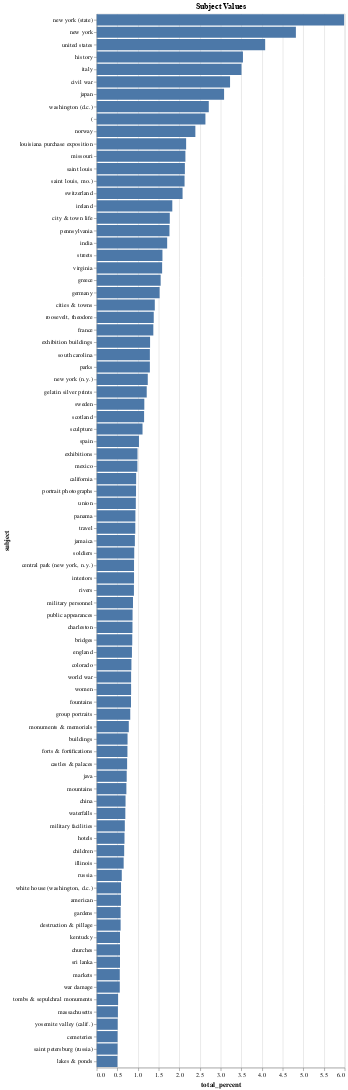

Notebook code cell kept with this figure:
### Code cell
alt.data_transformers.disable_max_rows()
alt.Chart(subject_values[(subject_values.total_percent < 9) & (subject_values.total_percent > 0.5)]).mark_bar().encode(
    y=alt.Y('subject', sort='-x'),
    x='total_percent'
).properties(
    title='Subject Values'
)

### Figure 1 — Vega-Lite specification as saved in the notebook (floating-point values rounded to 4 significant figures)
{"config": {"view": {"continuousWidth": 400, "continuousHeight": 300}}, "data": {"name": "data-fdde3a667ef262adb32da695742732f8"}, "mark": "bar", "encoding": {"x": {"field": "total_percent", "type": "quantitative"}, "y": {"field": "subject", "sort": "-x", "type": "nominal"}}, "title": "Subject Values", "$schema": "https://vega.github.io/schema/vega-lite/v4.17.0.json", "datasets": {"data-fdde3a667ef262adb32da695742732f8": [{"subject": "new york (state)", "counts": 2360, "total_percent": 5.985}, {"subject": "new york", "counts": 1900, "total_percent": 4.819}, {"subject": "united states", "counts": 1607, "total_percent": 4.075}, {"subject": "history", "counts": 1395, "total_percent": 3.538}, {"subject": "italy", "counts": 1381, "total_percent": 3.502}, {"subject": "civil war", "counts": 1272, "total_percent": 3.226}, {"subject": "japan", "counts": 1215, "total_percent": 3.081}, {"subject": "washington (d.c.)", "counts": 1069, "total_percent": 2.711}, {"subject": "(", "counts": 1037, "total_percent": 2.63}, {"subject": "norway", "counts": 941, "total_percent": 2.386}, {"subject": "louisiana purchase exposition", "counts": 853, "total_percent": 2.163}, {"subject": "missouri", "counts": 846, "total_percent": 2.146}, {"subject": "saint louis", "counts": 841, "total_percent": 2.133}, {"subject": "saint louis, mo.)", "counts": 838, "total_percent": 2.125}, {"subject": "switzerland", "counts": 819, "total_percent": 2.077}, {"subject": "ireland", "counts": 721, "total_percent": 1.829}, {"subject": "city & town life", "counts": 697, "total_percent": 1.768}, {"subject": "pennsylvania", "counts": 694, "total_percent": 1.76}, {"subject": "india", "counts": 672, "total_percent": 1.704}, {"subject": "streets", "counts": 627, "total_percent": 1.59}, {"subject": "virginia", "counts": 624, "total_percent": 1.583}, {"subject": "greece", "counts": 610, "total_percent": 1.547}, {"subject": "germany", "counts": 600, "total_percent": 1.522}, {"subject": "cities & towns", "counts": 554, "total_percent": 1.405}, {"subject": "roosevelt, theodore", "counts": 544, "total_percent": 1.38}, {"subject": "france", "counts": 540, "total_percent": 1.369}, {"subject": "exhibition buildings", "counts": 509, "total_percent": 1.291}, {"subject": "south carolina", "counts": 507, "total_percent": 1.286}, {"subject": "parks", "counts": 507, "total_percent": 1.286}, {"subject": "new york (n.y.)", "counts": 487, "total_percent": 1.235}, {"subject": "gelatin silver prints", "counts": 477, "total_percent": 1.21}, {"subject": "sweden", "counts": 454, "total_percent": 1.151}, {"subject": "scotland", "counts": 452, "total_percent": 1.146}, {"subject": "sculpture", "counts": 437, "total_percent": 1.108}, {"subject": "spain", "counts": 403, "total_percent": 1.022}, {"subject": "exhibitions", "counts": 389, "total_percent": 0.9865}, {"subject": "mexico", "counts": 388, "total_percent": 0.984}, {"subject": "california", "counts": 376, "total_percent": 0.9536}, {"subject": "portrait photographs", "counts": 375, "total_percent": 0.951}, {"subject": "union", "counts": 373, "total_percent": 0.946}, {"subject": "panama", "counts": 369, "total_percent": 0.9358}, {"subject": "travel", "counts": 368, "total_percent": 0.9333}, {"subject": "jamaica", "counts": 364, "total_percent": 0.9231}, {"subject": "soldiers", "counts": 358, "total_percent": 0.9079}, {"subject": "central park (new york, n.y.)", "counts": 356, "total_percent": 0.9028}, {"subject": "interiors", "counts": 356, "total_percent": 0.9028}, {"subject": "rivers", "counts": 355, "total_percent": 0.9003}, {"subject": "military personnel", "counts": 346, "total_percent": 0.8775}, {"subject": "public appearances", "counts": 342, "total_percent": 0.8673}, {"subject": "charleston", "counts": 341, "total_percent": 0.8648}, {"subject": "bridges", "counts": 339, "total_percent": 0.8597}, {"subject": "england", "counts": 336, "total_percent": 0.8521}, {"subject": "colorado", "counts": 331, "total_percent": 0.8394}, {"subject": "world war", "counts": 328, "total_percent": 0.8318}, {"subject": "women", "counts": 328, "total_percent": 0.8318}, {"subject": "fountains", "counts": 327, "total_percent": 0.8293}, {"subject": "group portraits", "counts": 320, "total_percent": 0.8115}, {"subject": "monuments & memorials", "counts": 306, "total_percent": 0.776}, {"subject": "buildings", "counts": 294, "total_percent": 0.7456}, {"subject": "forts & fortifications", "counts": 293, "total_percent": 0.7431}, {"subject": "castles & palaces", "counts": 290, "total_percent": 0.7355}, {"subject": "java", "counts": 286, "total_percent": 0.7253}, {"subject": "mountains", "counts": 283, "total_percent": 0.7177}, {"subject": "china", "counts": 275, "total_percent": 0.6974}, {"subject": "waterfalls", "counts": 273, "total_percent": 0.6923}, {"subject": "military facilities", "counts": 268, "total_percent": 0.6797}, {"subject": "hotels", "counts": 265, "total_percent": 0.6721}, {"subject": "children", "counts": 262, "total_percent": 0.6645}, {"subject": "illinois", "counts": 257, "total_percent": 0.6518}, {"subject": "russia", "counts": 239, "total_percent": 0.6061}, {"subject": "white house (washington, d.c.)", "counts": 232, "total_percent": 0.5884}, {"subject": "american", "counts": 231, "total_percent": 0.5858}, {"subject": "gardens", "counts": 228, "total_percent": 0.5782}, {"subject": "destruction & pillage", "counts": 228, "total_percent": 0.5782}, {"subject": "kentucky", "counts": 222, "total_percent": 0.563}, {"subject": "churches", "counts": 222, "total_percent": 0.563}, {"subject": "sri lanka", "counts": 222, "total_percent": 0.563}, {"subject": "markets", "counts": 220, "total_percent": 0.5579}, {"subject": "war damage", "counts": 220, "total_percent": 0.5579}, {"subject": "tombs & sepulchral monuments", "counts": 204, "total_percent": 0.5174}, {"subject": "massachusetts", "counts": 202, "total_percent": 0.5123}, {"subject": "yosemite valley (calif.)", "counts": 200, "total_percent": 0.5072}, {"subject": "cemeteries", "counts": 199, "total_percent": 0.5047}, {"subject": "saint petersburg (russia)", "counts": 199, "total_percent": 0.5047}, {"subject": "lakes & ponds", "counts": 198, "total_percent": 0.5021}]}}
